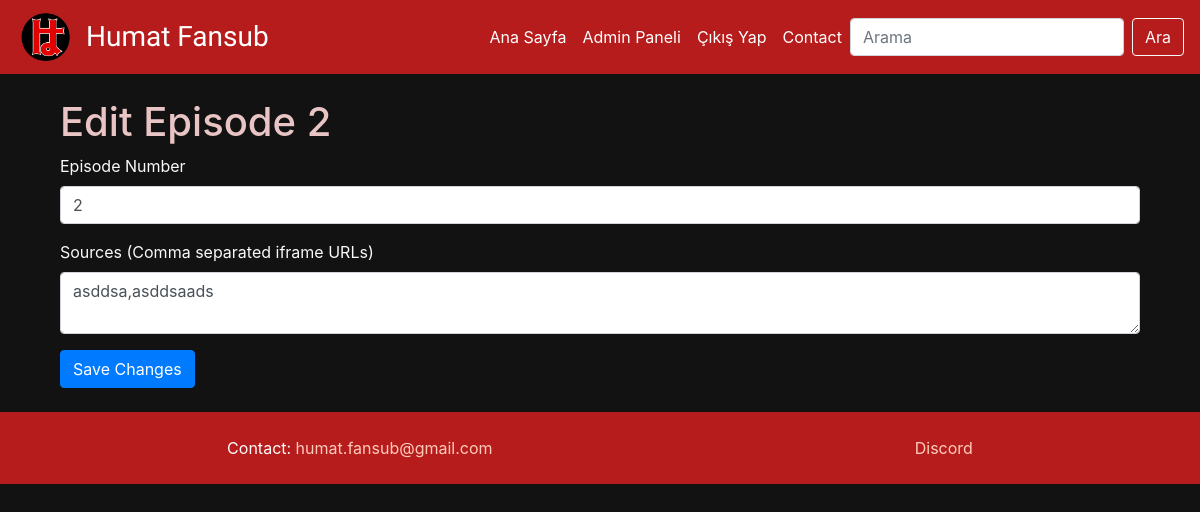
Before: /edit_episode/2 (signed in) with the older database file.
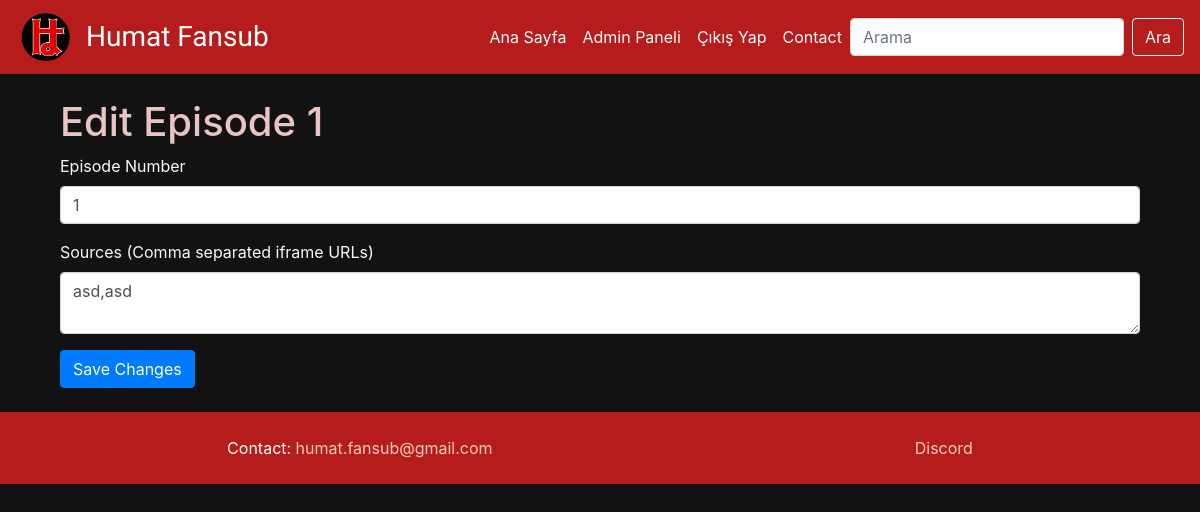
After: the same page with the newer database file.
### models.py (models this page shows)
class Episode(db.Model):
    id = db.Column(db.Integer, primary_key=True)
    number = db.Column(db.Integer, nullable=False)
    sources = db.Column(db.Text, nullable=False)
    anime_id = db.Column(db.Integer, db.ForeignKey('anime.id'), nullable=False)

### app.py (the view)
@app.route('/edit_episode/<int:episode_id>', methods=['GET', 'POST'])
@login_required
def edit_episode(episode_id):
    episode = Episode.query.get_or_404(episode_id)
    form = EpisodeForm()
    if form.validate_on_submit():
        episode.number = form.number.data
        episode.sources = form.sources.data
        db.session.commit()
        flash('Episode updated successfully', 'success')
        return redirect(url_for('anime', anime_id=episode.anime_id))
    form.number.data = episode.number
    form.sources.data = episode.sources
    return render_template('edit_episode.html', form=form, episode=episode)

### forms.py
class EpisodeForm(FlaskForm):
    number = StringField('Episode Number', validators=[DataRequired()])
    sources = TextAreaField('Sources (comma separated URLs)', validators=[DataRequired()])
    submit = SubmitField('Add Episode')

### app.py (called while the page is built)
@login_manager.user_loader
def load_user(user_id):
    return User.query.get(int(user_id))

### templates/edit_episode.html (shortened to what this page needs)
{% extends "base.html" %}
{% block content %}
<div class="container">
    <h1>Edit Episode {{ episode.number }}</h1>
    <form method="POST">
        <div class="form-group">
            <label for="number">Episode Number</label>
            {{ form.number(class="form-control", id="number") }}
        </div>
        <div class="form-group">
            <label for="sources">Sources (Comma separated iframe URLs)</label>
            {{ form.sources(class="form-control", id="sources") }}
        </div>
        <button type="submit" class="btn btn-primary">Save Changes</button>
    </form>
</div>
{% endblock %}

Changed rows visible on the page:
changed Episode: number "2" → "1"; sources "asddsa,asddsaads" → "asd,asd"
